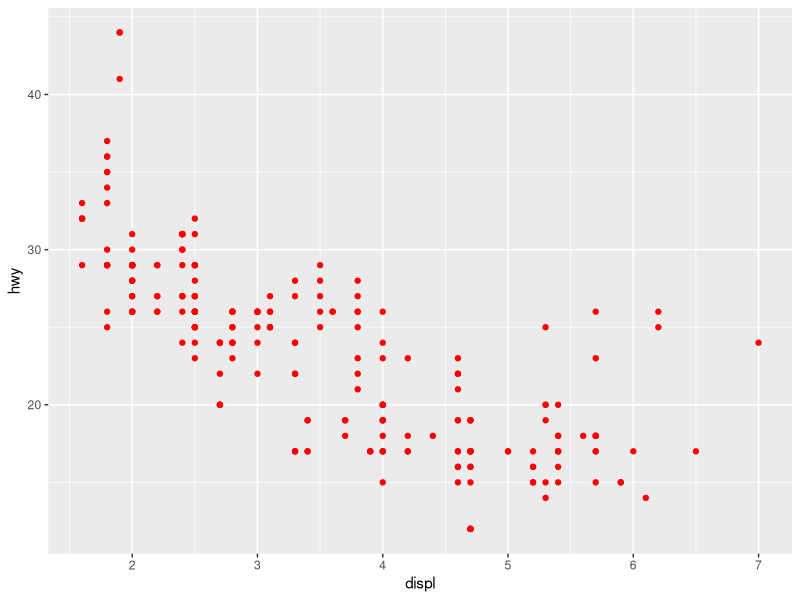
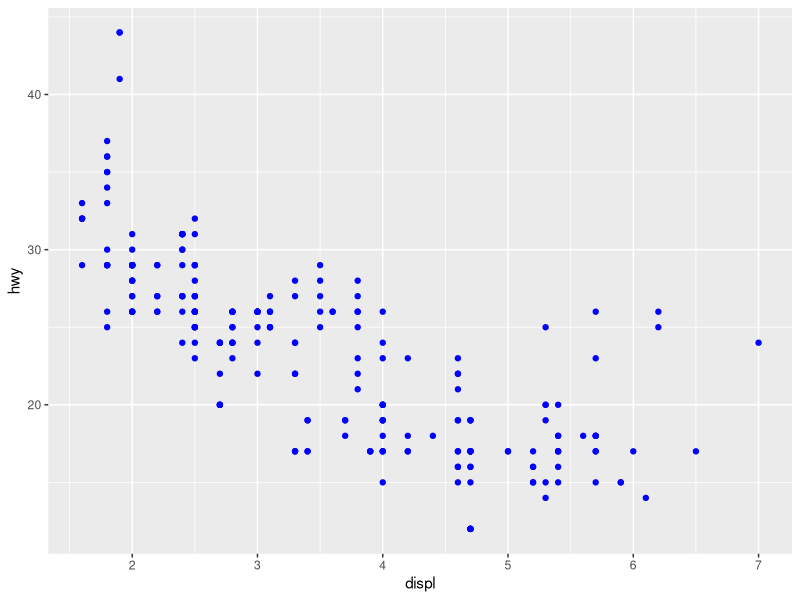
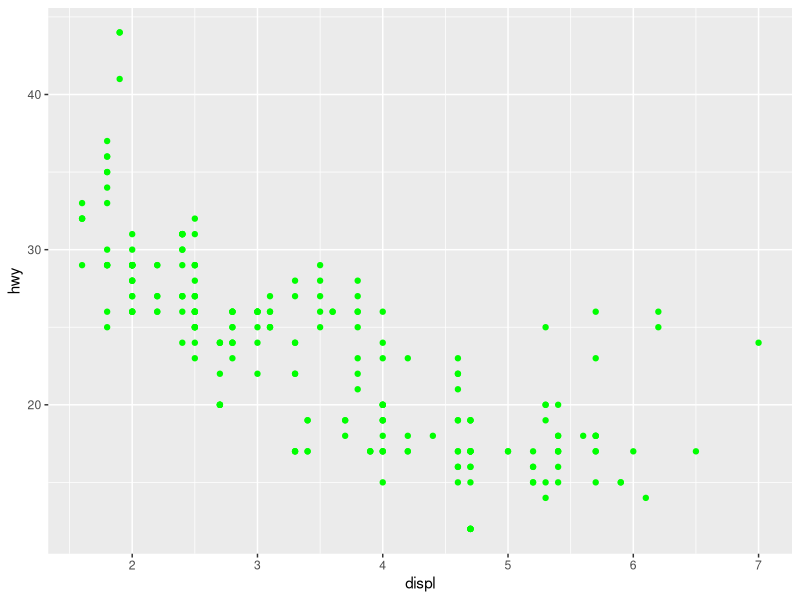
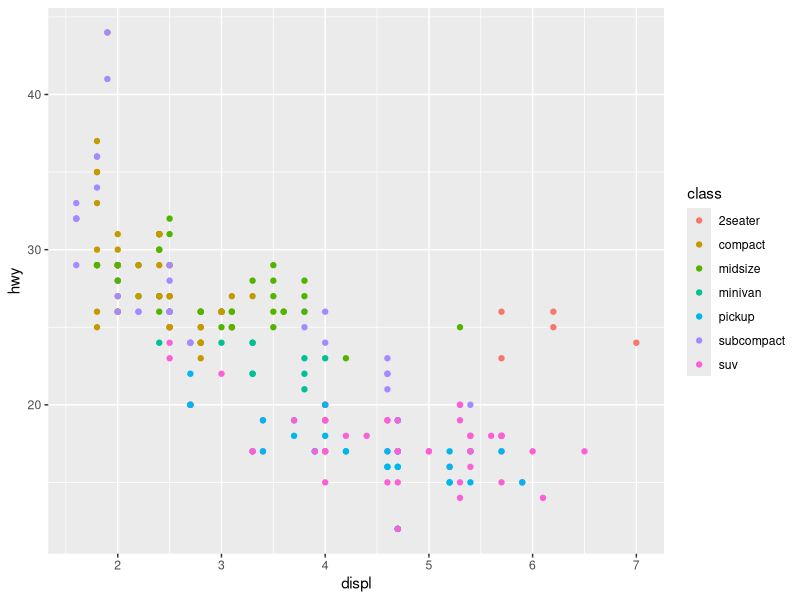
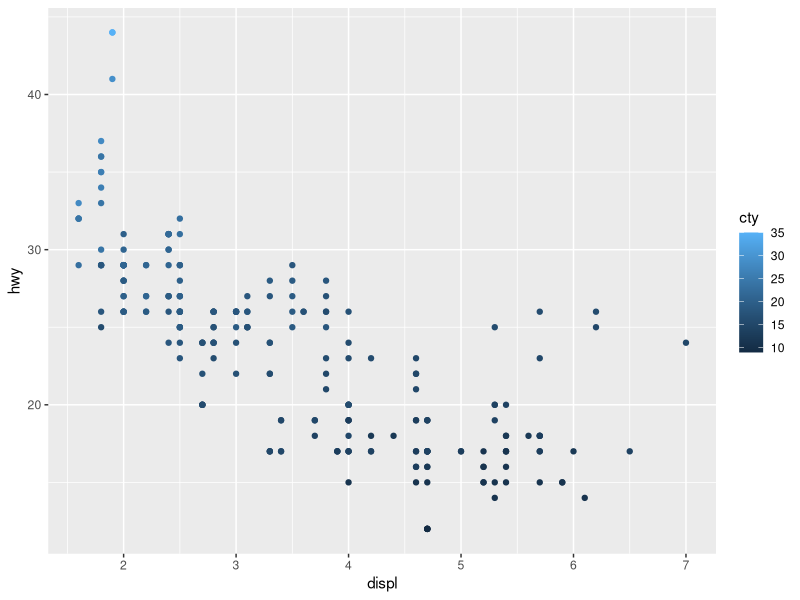
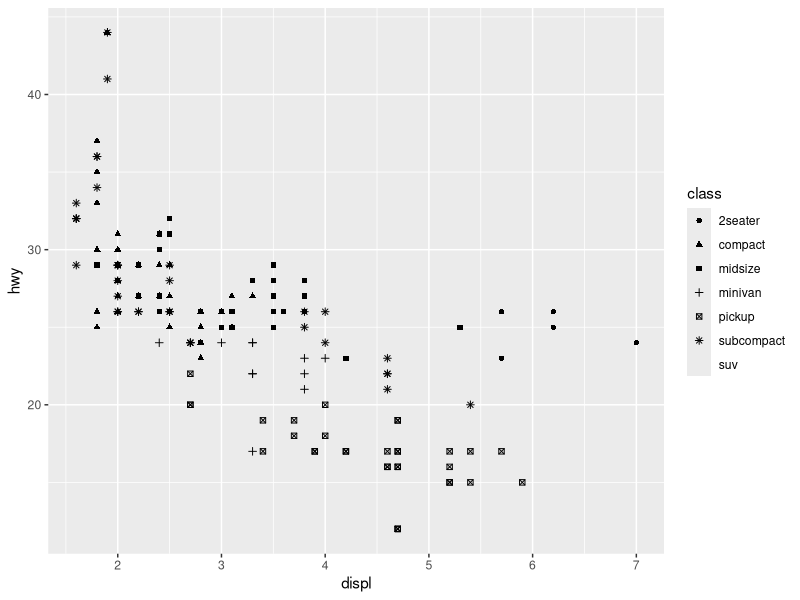
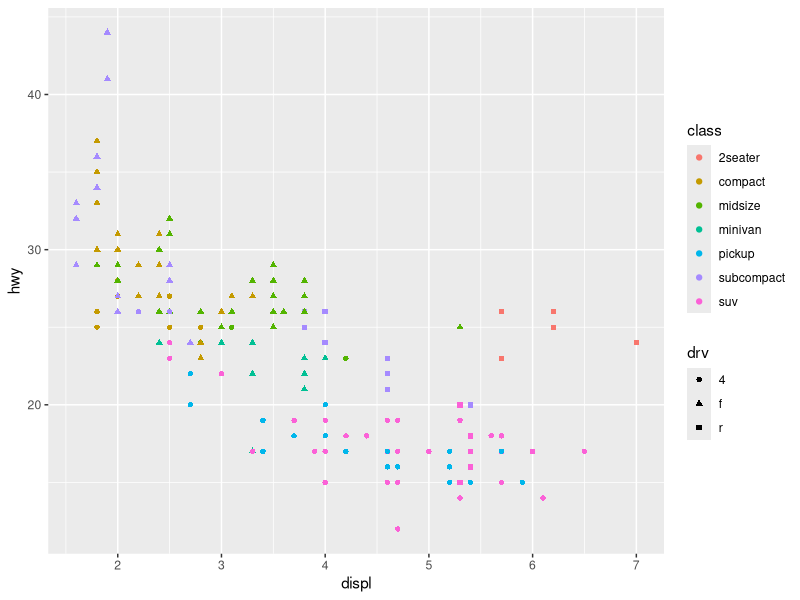
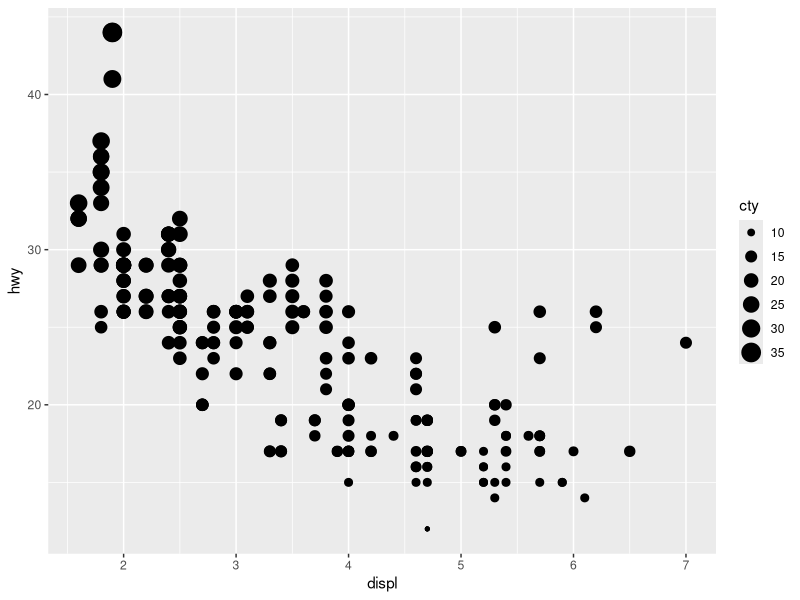

These charts were generated, in order, by the following R code: (Note: this script raises an error after producing the figures.)
### Tweaks and tricks

library(tidyverse)

# choose color in geom
ggplot(
  data = mpg,
  mapping = aes(x = displ, y = hwy)
) +
  geom_point(
    color = "red"
  )

# different color 1
ggplot(
  data = mpg,
  mapping = aes(x = displ, y = hwy)
) +
  geom_point(
    color = "blue"
  )

# different color 2
ggplot(
  data = mpg,
  mapping = aes(x = displ, y = hwy)
) +
  geom_point(
    color = "green"
  )

# color as 3rd aesthetic (discrete)
ggplot(
  data = mpg,
  mapping = aes(x = displ, y = hwy, color = class)
) +
  geom_point()

# color as 3rd aesthetic (continuous)
ggplot(
  data = mpg,
  mapping = aes(x = displ, y = hwy, color = cty)
) +
  geom_point()

# point shape as 3rd aesthetic
ggplot(
  data = mpg,
  mapping = aes(
    x = displ,
    y = hwy,
    shape = class
  )
) +
  geom_point()

# shape mapped on drv
ggplot(
  data = mpg,
  mapping = aes(
    x = displ,
    y = hwy,
    color = class,
    shape = drv
  )
) +
  geom_point()

# point size as 3rd aesthetic
ggplot(
  data = mpg,
  mapping = aes(
    x = displ,
    y = hwy,
    size = cty
  )
) +
  geom_point()

# mix to increase num of aesthetics
ggplot(
  data = mpg,
  mapping = aes(
    x = displ,
    y = hwy,
    color = class,
    size = cty
  )
) +
  geom_point()

# unquoted col in aes()
try(
  ggplot(
    data = mpg,
    mapping = aes(
      x = displ,
      y = hwy,
      color = blue
    )
  ) +
    geom_point()
)

# mpg quoted and unquoted
mpg
"mpg"

# quoted color in aes()
ggplot(
  data = mpg,
  mapping = aes(
    x = displ,
    y = hwy,
    color = "blue"
  )
) +
  geom_point()

# correct way to specify manual aesthetic
ggplot(
  data = mpg,
  mapping = aes(
    x = displ,
    y = hwy
  )
) +
  geom_point(
    color = "blue"
  )

# semi-transparency
ggplot(
  data = mpg,
  mapping = aes(
    x = displ,
    y = hwy
  )
) +
  geom_point(alpha = 0.2)

# function of variables in aes()
ggplot(
  data = mpg,
  mapping = aes(
    x = displ,
    y = 2.35 / hwy
  )
) +
  geom_point()

# color in geom()
try(
  ggplot(
    data = mpg,
    mapping = aes(
      x = displ,
      y = 2.35 / hwy
    )
  ) +
    geom_point(color = class)
)
